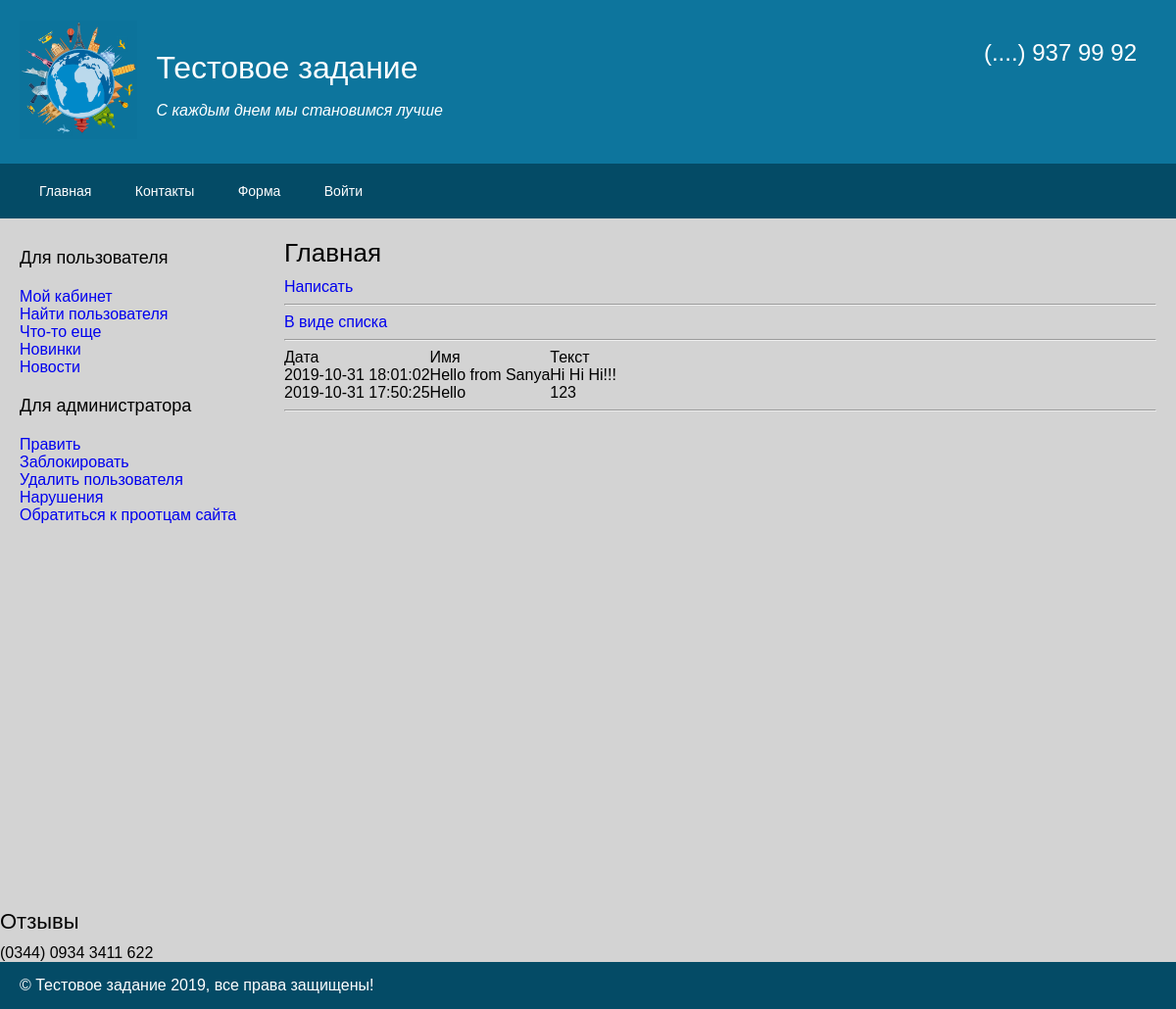
Page /messages/?view=table on the earlier database version.
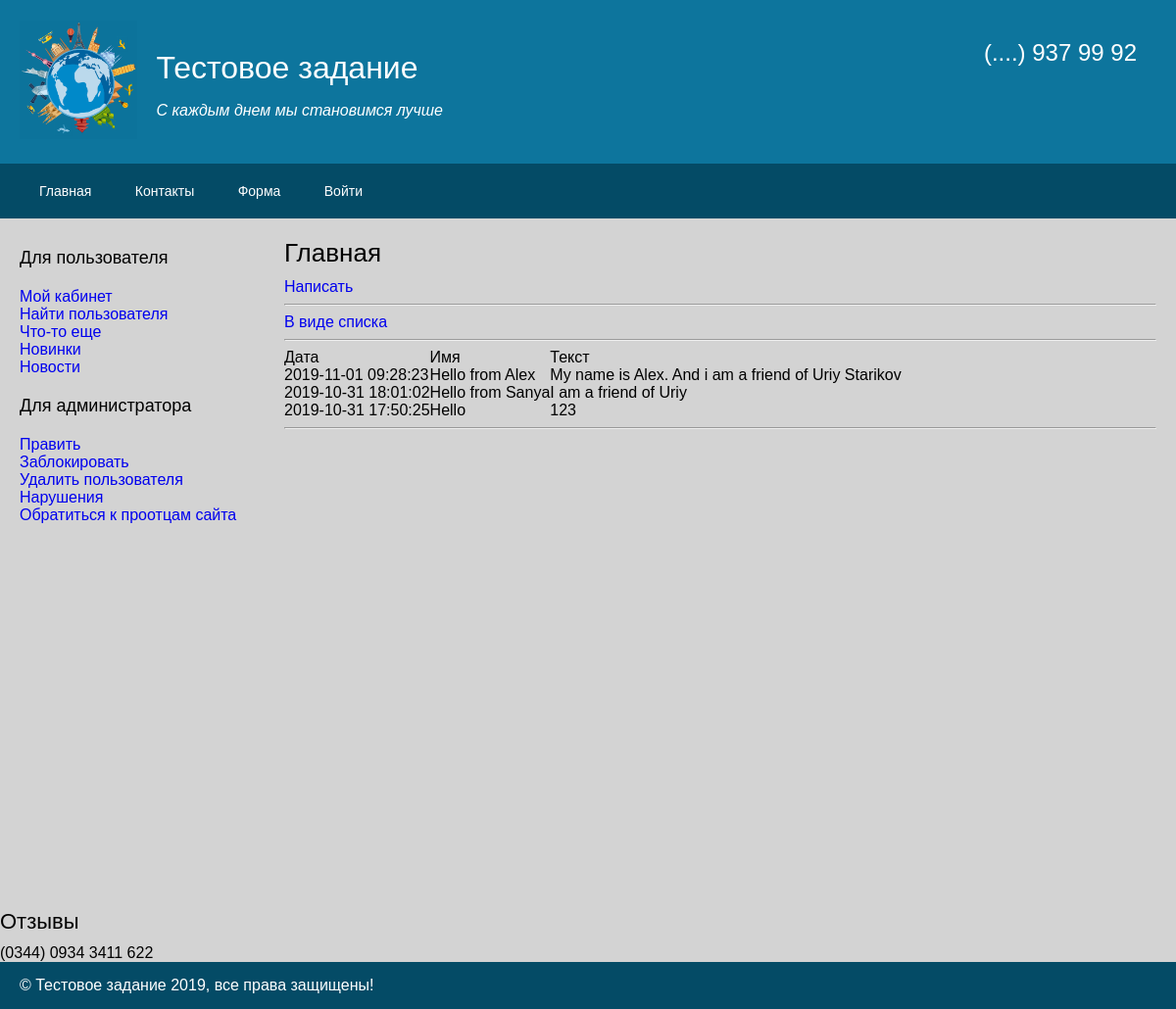
Same page on the later database version.
### tables this page shows
CREATE TABLE `messages` (
  `id_message` int(10) UNSIGNED NOT NULL,
  `dt` timestamp NOT NULL DEFAULT current_timestamp(),
  `full_name` varchar(64) NOT NULL,
  `name` varchar(64) NOT NULL,
  `text` text NOT NULL
);

### Core/Template.php (called while the page is built, shortened)
<?php
    class Template{
        protected $globalVars;
        protected function __construct(){
            $this->globalVars = [];
        }
        public function addGlobal($name, $value){
            $this->globalVars[$name] = $value;
        }
        public function render($fname, $params = []){
            extract($this->globalVars);
            extract($params);
            include "View/{$fname}.php";
            return ob_get_clean();
        }
    }

### Controllers/Base.php (called while the page is built, shortened)
<?php
    abstract class Base{
        protected $templateBuilder;
        public function __construct(){
            $this->templateBuilder = Template::instance();
        }
        public function template($path, $params = []){
            return $this->template = $this->templateBuilder->render($path, $params);
        }
    }

### Controllers/Messages.php (called while the page is built, shortened)
<?php
    class Messages extends Client {
        protected $model;
        public function __construct(){
            $this->model = new Model();
        }
        public function action_index(){
            $messages = $this->model->all();
            $templateName = (($_GET['view'] ?? '') == 'table') ? 'v_table' : 'v_index';
            $this->content = $this->template($templateName, [
                'messages' => $messages
            ]);
        }
    }

### autoload.php (called while the page is built, shortened)
<?php
    spl_autoload_register(function($className){
        $path = str_replace('\\', '/', $className) . '.php';
    });

### Core/Sql.php (called while the page is built, shortened)
<?php
    class Sql{
        protected static $instance;
        protected $db;
        public static function instance(){
            if(self::$instance == null){
                self::$instance = new self();
            }
            return self::$instance;
        }
        protected function __construct(){
            $this->db = new PDO ('mysql:host=localhost;dbname=phpcource', 'root', '');
            $this->db->exec('SET NAMES UTF8');
        }
        public function select($sql, $params = []){
            return $this->query($sql, $params)->fetchAll();
        }
        public function query($sql, $params = []){
            $query = $this->db->prepare($sql);
            $query->execute($params);
            return $query;
        }
        protected function checkError($query)
        {
            $info = $query->errorInfo();
        }
        public function all($table, $order){
            $sql ="SELECT * FROM $table ORDER BY $order DESC";
            return $this->select($sql);
        }
    }

### Core/Model.php (called while the page is built, shortened)
<?php
    abstract class Model
    {
        protected $db;
        protected $table;
        public function __construct(){
            $this->db = Sql::instance();
        }
        public function all(){
            return $this->db->all("$this->table", 'dt');
        }
    }

### Models/Messages.php (called while the page is built, shortened)
<?php
    class Messages extends Model {
        public function __construct(){
            $this->table = 'messages';
        }
    }

### View/v_table.php (the view)
<body>
    <a href="add">Написать</a>
    <hr>
    <a href="<?=$root?>messages">В виде списка</a>
    <hr>
    <div class="messages">
        <table>
            <thead>
            <th>Дата</th>
            <th>Имя</th>
            <th>Текст</th>
            </thead>
            <tbody>
            <? foreach ($messages as $msg): ?>
            <tr>
                <td><?=$msg['dt']?></td>
                <td><?=$msg['name']?></td>
                <td><?=$msg['text']?></td>
            </tr>
            <?endforeach;?>
            </tbody>
        </table>
                <hr>
            </div>
    </div>
</body>

Differences in the rows shown:
added messages: dt "2019-11-01 09:28:23", name "Hello from Alex", text "My name is Alex. And i am a friend of Uriy Starikov"
changed messages "Hello from Sanya": text "Hi Hi Hi!!!" → "I am a friend of Uriy"
